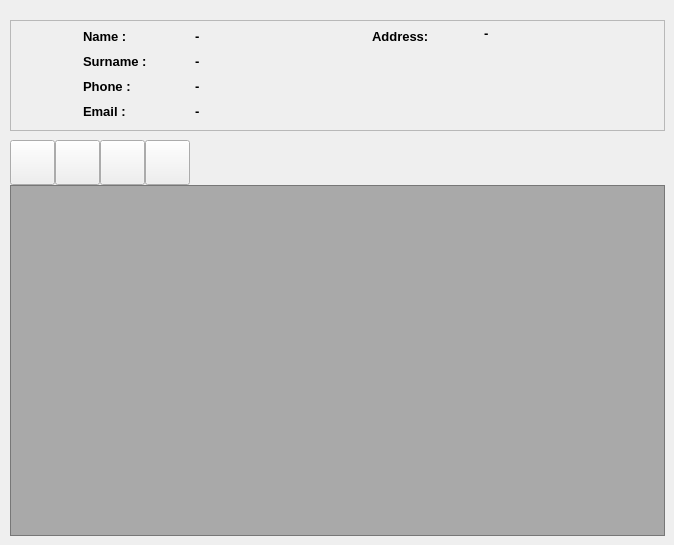
      <widget class="QWidget" name="page_customers">
       <widget class="QPushButton" name="btn_customers_edit">
        <property name="geometry">
         <rect>
          <x>55</x>
          <y>140</y>
          <width>45</width>
          <height>45</height>
         </rect>
        </property>
        <property name="minimumSize">
         <size>
          <width>45</width>
          <height>45</height>
         </size>
        </property>
        <property name="maximumSize">
         <size>
          <width>45</width>
          <height>45</height>
         </size>
        </property>
        <property name="text">
         <string/>
        </property>
        <property name="icon">
         <iconset resource="Icons/bookstore.qrc">
          <normaloff>:/Icons/edit.svg</normaloff>:/Icons/edit.svg</iconset>
        </property>
        <property name="iconSize">
         <size>
          <width>40</width>
          <height>40</height>
         </size>
        </property>
       </widget>
       <widget class="QTableView" name="tableView_customers">
        <property name="geometry">
         <rect>
          <x>10</x>
          <y>185</y>
          <width>655</width>
          <height>351</height>
         </rect>
        </property>
        <property name="styleSheet">
         <string notr="true">background-color:rgb(0,0,0,75);</string>
        </property>
       </widget>
       <widget class="QFrame" name="frm_customers_customer_card">
        <property name="geometry">
         <rect>
          <x>10</x>
          <y>20</y>
          <width>655</width>
          <height>111</height>
         </rect>
        </property>
        <property name="minimumSize">
         <size>
          <width>140</width>
          <height>20</height>
         </size>
        </property>
        <property name="font">
         <font>
          <weight>75</weight>
          <bold>true</bold>
         </font>
        </property>
        <property name="frameShape">
         <enum>QFrame::StyledPanel</enum>
        </property>
        <property name="frameShadow">
         <enum>QFrame::Raised</enum>
        </property>
        <layout class="QGridLayout" name="gridLayout_2">
         <property name="leftMargin">
          <number>5</number>
         </property>
         <property name="topMargin">
          <number>5</number>
         </property>
         <property name="rightMargin">
          <number>5</number>
         </property>
         <property name="bottomMargin">
          <number>5</number>
         </property>
         <property name="horizontalSpacing">
          <number>2</number>
         </property>
         <property name="verticalSpacing">
          <number>5</number>
         </property>
         <item row="0" column="3">
          <widget class="QLabel" name="lbl_customers_address_title">
           <property name="minimumSize">
            <size>
             <width>110</width>
             <height>20</height>
            </size>
           </property>
           <property name="maximumSize">
            <size>
             <width>110</width>
             <height>20</height>
            </size>
           </property>
           <property name="font">
            <font>
             <pointsize>10</pointsize>
             <weight>75</weight>
             <bold>true</bold>
            </font>
           </property>
           <property name="text">
            <string>Address:</string>
           </property>
           <property name="scaledContents">
            <bool>false</bool>
           </property>
           <property name="wordWrap">
            <bool>false</bool>
           </property>
          </widget>
         </item>
         <item row="2" column="1">
          <widget class="QLabel" name="lbl_customers_phone_title">
           <property name="minimumSize">
            <size>
             <width>110</width>
             <height>20</height>
            </size>
           </property>
           <property name="maximumSize">
            <size>
             <width>110</width>
             <height>20</height>
            </size>
           </property>
           <property name="font">
            <font>
             <pointsize>10</pointsize>
             <weight>75</weight>
             <bold>true</bold>
            </font>
           </property>
           <property name="text">
            <string>Phone :</string>
           </property>
           <property name="scaledContents">
            <bool>false</bool>
           </property>
           <property name="wordWrap">
            <bool>false</bool>
           </property>
          </widget>
         </item>
         <item row="0" column="1">
          <widget class="QLabel" name="lbl_customers_name_title">
           <property name="minimumSize">
            <size>
             <width>110</width>
             <height>20</height>
            </size>
           </property>
           <property name="maximumSize">
            <size>
             <width>110</width>
             <height>20</height>
            </size>
           </property>
           <property name="font">
            <font>
             <pointsize>10</pointsize>
             <weight>75</weight>
             <bold>true</bold>
            </font>
           </property>
           <property name="text">
            <string>Name :</string>
           </property>
           <property name="scaledContents">
            <bool>false</bool>
           </property>
           <property name="wordWrap">
            <bool>false</bool>
           </property>
          </widget>
         </item>
         <item row="3" column="1">
          <widget class="QLabel" name="lbl_customers_email_title">
           <property name="minimumSize">
            <size>
             <width>110</width>
             <height>20</height>
            </size>
           </property>
           <property name="maximumSize">
            <size>
             <width>110</width>
             <height>20</height>
            </size>
           </property>
           <property name="font">
            <font>
             <pointsize>10</pointsize>
             <weight>75</weight>
             <bold>true</bold>
            </font>
           </property>
           <property name="text">
            <string>Email :</string>
           </property>
           <property name="scaledContents">
            <bool>false</bool>
           </property>
           <property name="wordWrap">
            <bool>false</bool>
           </property>
          </widget>
         </item>
         <item row="1" column="1">
          <widget class="QLabel" name="lbl_customers_surname_title">
           <property name="minimumSize">
            <size>
             <width>110</width>
             <height>20</height>
            </size>
           </property>
           <property name="maximumSize">
            <size>
             <width>110</width>
             <height>20</height>
            </size>
           </property>
           <property name="font">
            <font>
             <pointsize>10</pointsize>
             <weight>75</weight>
             <bold>true</bold>
            </font>
           </property>
           <property name="text">
            <string>Surname :</string>
           </property>
           <property name="scaledContents">
            <bool>false</bool>
           </property>
           <property name="wordWrap">
            <bool>false</bool>
           </property>
          </widget>
         </item>
         <item row="0" column="2">
          <widget class="QLabel" name="lbl_customers_name">
           <property name="minimumSize">
            <size>
             <width>140</width>
             <height>20</height>
            </size>
           </property>
           <property name="font">
            <font>
             <pointsize>10</pointsize>
             <weight>75</weight>
             <bold>true</bold>
            </font>
           </property>
           <property name="text">
            <string>-</string>
           </property>
           <property name="scaledContents">
            <bool>false</bool>
           </property>
           <property name="wordWrap">
            <bool>false</bool>
           </property>
          </widget>
         </item>
         <item row="1" column="2">
          <widget class="QLabel" name="lbl_customers_surname">
           <property name="minimumSize">
            <size>
             <width>140</width>
             <height>20</height>
            </size>
           </property>
           <property name="font">
            <font>
             <pointsize>10</pointsize>
             <weight>75</weight>
             <bold>true</bold>
            </font>
           </property>
           <property name="text">
            <string>-</string>
           </property>
           <property name="scaledContents">
            <bool>false</bool>
           </property>
           <property name="wordWrap">
            <bool>false</bool>
           </property>
          </widget>
         </item>
         <item row="2" column="2">
          <widget class="QLabel" name="lbl_customers_phone">
           <property name="minimumSize">
            <size>
             <width>140</width>
             <height>20</height>
            </size>
           </property>
           <property name="font">
            <font>
             <pointsize>10</pointsize>
             <weight>75</weight>
             <bold>true</bold>
            </font>
           </property>
           <property name="text">
            <string>-</string>
           </property>
           <property name="scaledContents">
            <bool>false</bool>
           </property>
           <property name="wordWrap">
            <bool>false</bool>
           </property>
          </widget>
         </item>
         <item row="3" column="2">
          <widget class="QLabel" name="lbl_customers_email">
           <property name="minimumSize">
            <size>
             <width>140</width>
             <height>20</height>
            </size>
           </property>
           <property name="font">
            <font>
             <pointsize>10</pointsize>
             <weight>75</weight>
             <bold>true</bold>
            </font>
           </property>
           <property name="text">
            <string>-</string>
           </property>
           <property name="scaledContents">
            <bool>false</bool>
           </property>
           <property name="wordWrap">
            <bool>false</bool>
           </property>
          </widget>
         </item>
         <item row="0" column="0" rowspan="4">
          <widget class="QLabel" name="lbl_customers_icon">
           <property name="maximumSize">
            <size>
             <width>65</width>
             <height>16777215</height>
            </size>
           </property>
           <property name="text">
            <string/>
           </property>
           <property name="pixmap">
            <pixmap resource="Icons/bookstore.qrc">:/Icons/shopping-bag.svg</pixmap>
           </property>
           <property name="alignment">
            <set>Qt::AlignCenter</set>
           </property>
          </widget>
         </item>
         <item row="0" column="4" rowspan="4">
          <widget class="QLabel" name="lbl_customers_address">
           <property name="minimumSize">
            <size>
             <width>140</width>
             <height>20</height>
            </size>
           </property>
           <property name="font">
            <font>
             <pointsize>10</pointsize>
             <weight>75</weight>
             <bold>true</bold>
            </font>
           </property>
           <property name="text">
            <string>&lt;html&gt;&lt;head/&gt;&lt;body&gt;&lt;p&gt;-&lt;/p&gt;&lt;/body&gt;&lt;/html&gt;</string>
           </property>
           <property name="scaledContents">
            <bool>false</bool>
           </property>
           <property name="alignment">
            <set>Qt::AlignLeading|Qt::AlignLeft|Qt::AlignTop</set>
           </property>
           <property name="wordWrap">
            <bool>true</bool>
           </property>
          </widget>
         </item>
        </layout>
       </widget>
       <widget class="QPushButton" name="btn_customers_add">
        <property name="geometry">
         <rect>
          <x>10</x>
          <y>140</y>
          <width>45</width>
          <height>45</height>
         </rect>
        </property>
        <property name="minimumSize">
         <size>
          <width>45</width>
          <height>45</height>
         </size>
        </property>
        <property name="maximumSize">
         <size>
          <width>45</width>
          <height>45</height>
         </size>
        </property>
        <property name="text">
         <string/>
        </property>
        <property name="icon">
         <iconset resource="Icons/bookstore.qrc">
          <normaloff>:/Icons/plus-square.svg</normaloff>:/Icons/plus-square.svg</iconset>
        </property>
        <property name="iconSize">
         <size>
          <width>40</width>
          <height>40</height>
         </size>
        </property>
       </widget>
       <widget class="QPushButton" name="btn_customers_save">
        <property name="geometry">
         <rect>
          <x>100</x>
          <y>140</y>
          <width>45</width>
          <height>45</height>
         </rect>
        </property>
        <property name="minimumSize">
         <size>
          <width>45</width>
          <height>45</height>
         </size>
        </property>
        <property name="maximumSize">
         <size>
          <width>45</width>
          <height>45</height>
         </size>
        </property>
        <property name="text">
         <string/>
        </property>
        <property name="icon">
         <iconset resource="Icons/bookstore.qrc">
          <normaloff>:/Icons/save.svg</normaloff>:/Icons/save.svg</iconset>
        </property>
        <property name="iconSize">
         <size>
          <width>40</width>
          <height>40</height>
         </size>
        </property>
       </widget>
       <widget class="QPushButton" name="btn_customers_delete">
        <property name="geometry">
         <rect>
          <x>145</x>
          <y>140</y>
          <width>45</width>
          <height>45</height>
         </rect>
        </property>
        <property name="minimumSize">
         <size>
          <width>45</width>
          <height>45</height>
         </size>
        </property>
        <property name="maximumSize">
         <size>
          <width>45</width>
          <height>45</height>
         </size>
        </property>
        <property name="text">
         <string/>
        </property>
        <property name="icon">
         <iconset resource="Icons/bookstore.qrc">
          <normaloff>:/Icons/minus-square.svg</normaloff>:/Icons/minus-square.svg</iconset>
        </property>
        <property name="iconSize">
         <size>
          <width>40</width>
          <height>40</height>
         </size>
        </property>
       </widget>
      </widget>
